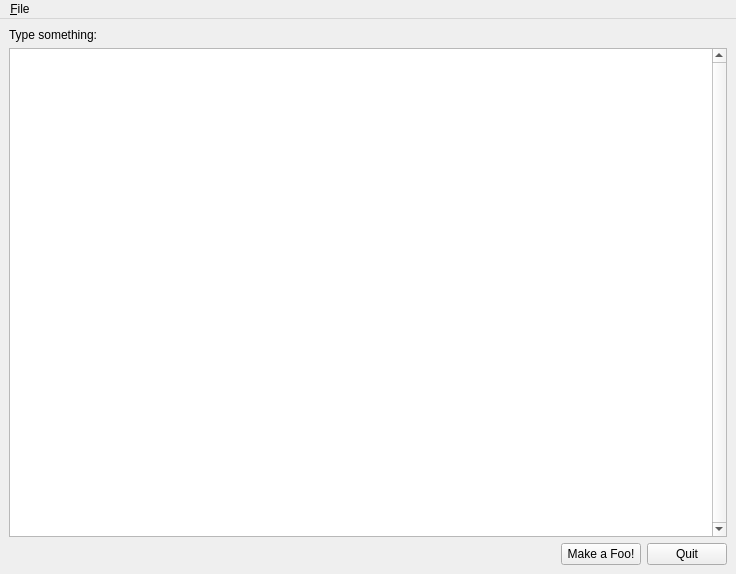
<?xml version="1.0" encoding="UTF-8"?>
<ui version="4.0">
 <class>MainWindow</class>
 <widget class="QMainWindow" name="MainWindow">
  <property name="geometry">
   <rect>
    <x>0</x>
    <y>0</y>
    <width>736</width>
    <height>574</height>
   </rect>
  </property>
  <property name="windowTitle">
   <string>Anyapp Mainwindow</string>
  </property>
  <property name="windowIcon">
   <iconset resource="anyapp.qrc">
    <normaloff>:/images/gfx/gear.png</normaloff>:/images/gfx/gear.png</iconset>
  </property>
  <widget class="QWidget" name="centralwidget">
   <layout class="QVBoxLayout" name="verticalLayout">
    <item>
     <widget class="QLabel" name="texteditLabel">
      <property name="text">
       <string>Type something:</string>
      </property>
     </widget>
    </item>
    <item>
     <widget class="QTextEdit" name="textEdit">
      <property name="verticalScrollBarPolicy">
       <enum>Qt::ScrollBarAlwaysOn</enum>
      </property>
     </widget>
    </item>
    <item>
     <layout class="QHBoxLayout" name="mainwindowLayout">
      <item>
       <spacer name="buttonSpacer">
        <property name="orientation">
         <enum>Qt::Horizontal</enum>
        </property>
        <property name="sizeHint" stdset="0">
         <size>
          <width>40</width>
          <height>20</height>
         </size>
        </property>
       </spacer>
      </item>
      <item>
       <widget class="QPushButton" name="btnMakeAFoo">
        <property name="text">
         <string>Make a Foo!</string>
        </property>
       </widget>
      </item>
      <item>
       <widget class="QPushButton" name="btnQuit">
        <property name="text">
         <string>Quit</string>
        </property>
       </widget>
      </item>
     </layout>
    </item>
   </layout>
  </widget>
  <widget class="QMenuBar" name="menubar">
   <property name="geometry">
    <rect>
     <x>0</x>
     <y>0</y>
     <width>736</width>
     <height>30</height>
    </rect>
   </property>
   <widget class="QMenu" name="menu_File">
    <property name="title">
     <string>&amp;File</string>
    </property>
    <addaction name="actionQuit"/>
   </widget>
   <addaction name="menu_File"/>
  </widget>
  <action name="actionQuit">
   <property name="text">
    <string>&amp;Quit</string>
   </property>
   <property name="toolTip">
    <string>Quit this thing</string>
   </property>
  </action>
 </widget>
 <resources>
  <include location="anyapp.qrc"/>
 </resources>
 <connections/>
</ui>
